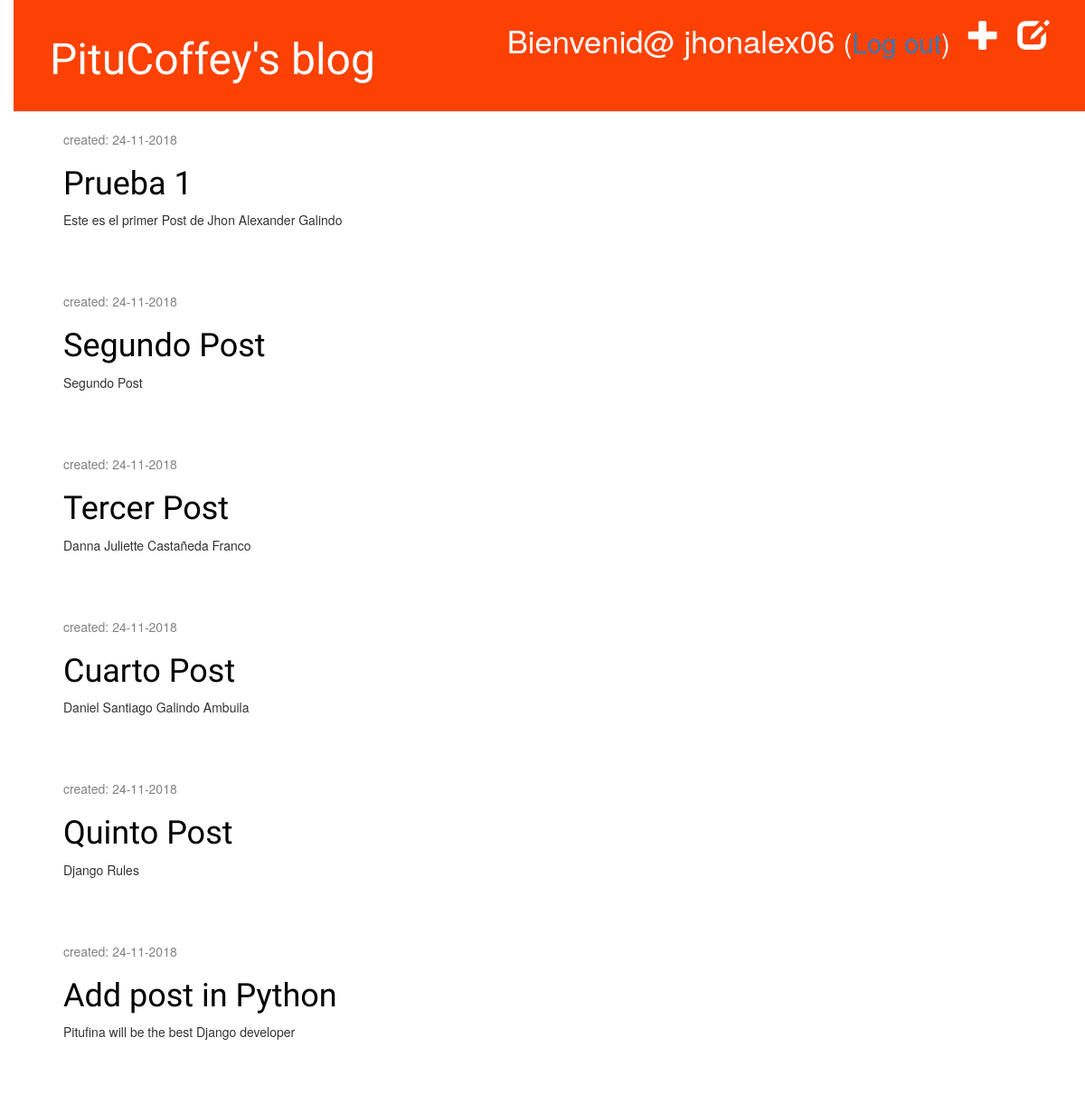
Before: /drafts/ (signed in) with the older database file.
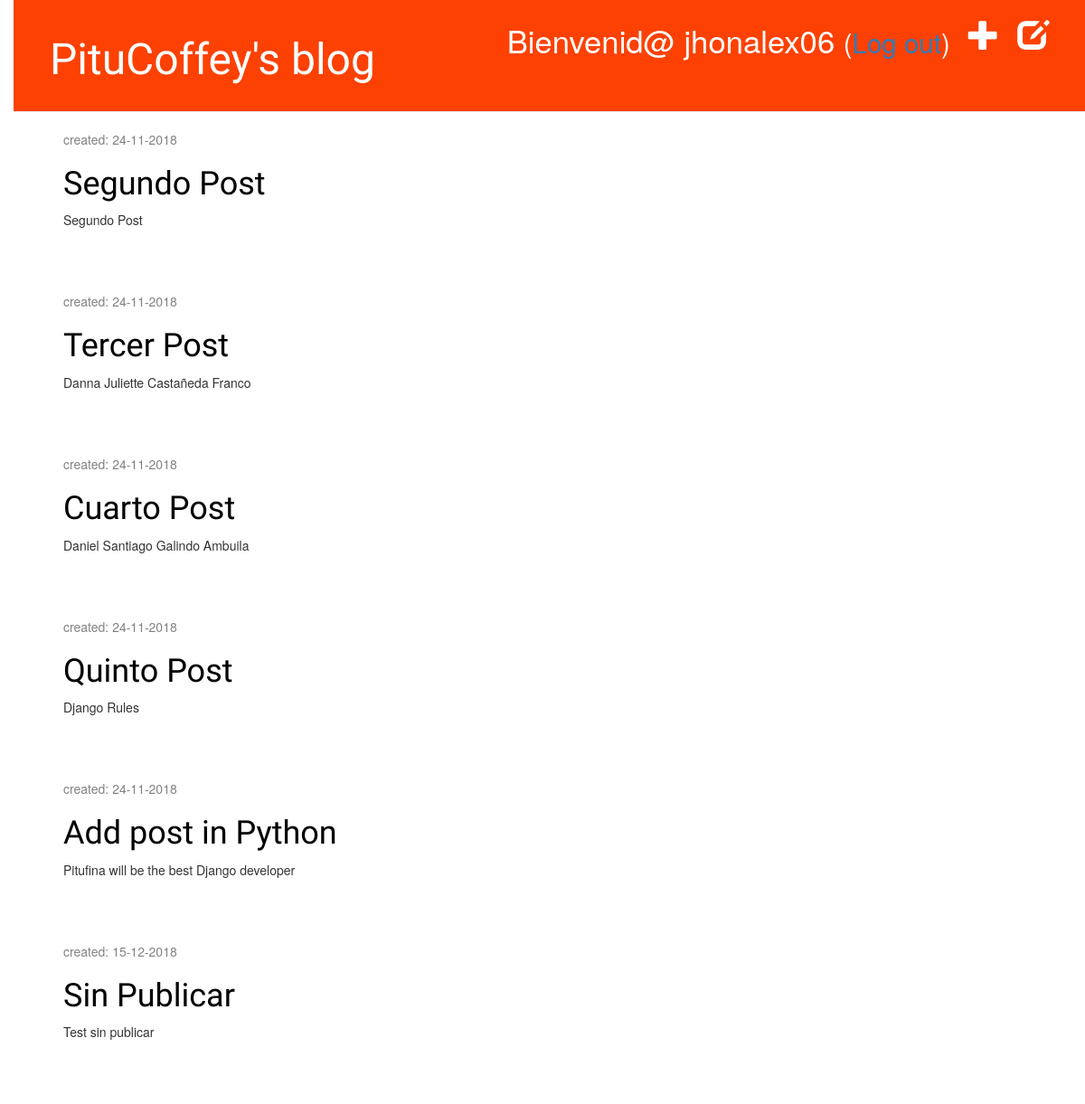
After: the same page with the newer database file.
### blog/models.py (models this page shows, shortened)
class Post(models.Model):
    author = models.ForeignKey('auth.User')
    title = models.CharField(max_length=200)
    text = models.TextField()
    created_date = models.DateTimeField(
            default=timezone.now)
    published_date = models.DateTimeField(
            blank=True, null=True)

### blog/views.py (the view)
# urls.py: url(r'^drafts/$', views.post_draft_list, name='post_draft_list'),
@login_required
def post_draft_list(request):
    posts = Post.objects.filter(published_date__isnull=True).order_by('created_date')
    return render(request, 'blog/post_draft_list.html', {'posts': posts})

### blog/templates/blog/post_draft_list.html
{% extends 'blog/base.html' %}
{% block content %}
    {% for post in posts %}
        <div class="post">
            <p class="date">created: {{ post.created_date|date:'d-m-Y' }}</p>
            <h1><a href="{% url 'post_detail' pk=post.pk %}">{{ post.title }}</a></h1>
            <p>{{ post.text|truncatechars:200 }}</p>
        </div>
    {% endfor %}
{% endblock %}

Changed rows visible on the page:
removed Post: created_date "24-11-2018", title "Prueba 1", text "Este es el primer Post de Jhon Alexander Galindo"
added Post: created_date "15-12-2018", title "Sin Publicar", text "Test sin publicar"
